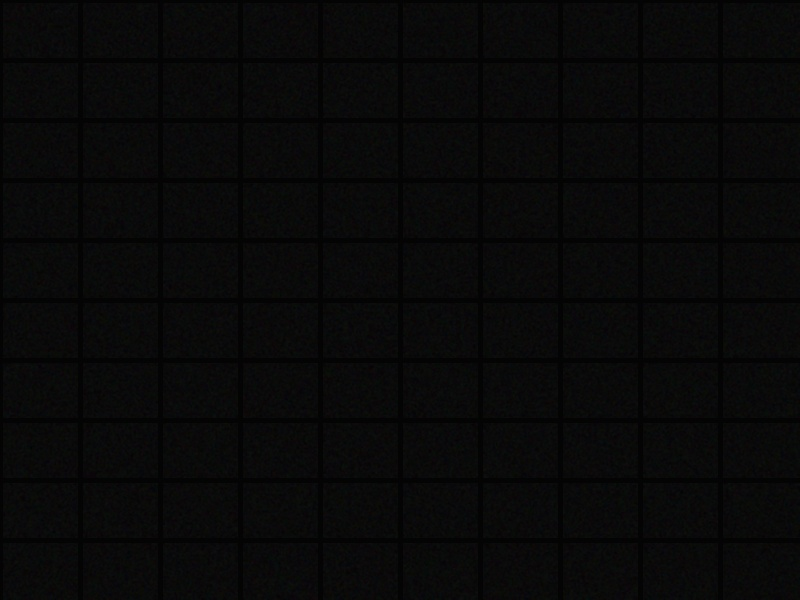
#> input picture ai/eval/sample/dark.jpg, 800 x 600 px
$ python -i quality.py   (imports and definitions only)   (older library calls are emulated)
#> lines starting #> are read from the running program, lines starting #| are printed output that depends on the picture
#> further down, picture is the input picture: shape (600, 800, 3); mean B, G, R 8.87, 8.93, 8.87
"""촬영 직후 사진 품질 확인 (AI 없이 OpenCV로).

흐림과 어두움은 규칙으로 빠르게 잡는다. 기준값은 테스트셋을 보고 조정한다.
'대상이 틀 밖', '시설이 안 보임'은 AI 판독 결과(framing_ok, facility_visible)로 판단한다.
"""
import cv2
import numpy as np

BLUR_THRESHOLD = 60.0   # 라플라시안 분산이 이보다 낮으면 흐림
DARK_THRESHOLD = 45.0   # 평균 밝기(0~255)가 이보다 낮으면 어두움
CHECK_WIDTH = 800       # 사진 크기에 따라 값이 달라지지 않도록 같은 폭으로 줄여서 잰다
MIN_SIDE = 32           # 짧은 변이 이보다 작으면 점검 사진으로 쓸 수 없다


def check(image_bytes: bytes) -> dict:
    arr = np.frombuffer(image_bytes, dtype=np.uint8)
    img = cv2.imdecode(arr, cv2.IMREAD_GRAYSCALE)
    if img is None:
        return {"ok": False, "problems": ["unreadable"], "metrics": {}}
    return check_array(img)


def check_array(img: np.ndarray) -> dict:
    """이미 읽은 사진(BGR 또는 흑백 배열)의 흐림·어두움 확인."""
    if img.ndim == 3:
        img = cv2.cvtColor(img, cv2.COLOR_BGR2GRAY)
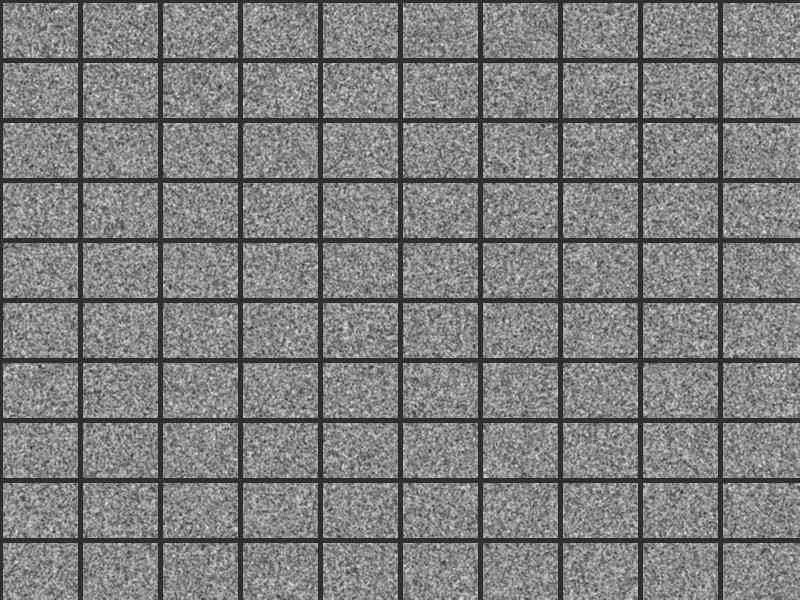
#> img: shape (600, 800); min 1, max 17, mean 8.9; drawn with min black and max white
    h, w = img.shape
#> h = 600; w = 800
    if min(h, w) < MIN_SIDE:  # 아주 좁고 긴 사진: 줄이면 높이가 0이 되어 오류가 나므로 판독 불가로 본다
        return {"ok": False, "problems": ["unreadable"], "metrics": {}}
    if w > CHECK_WIDTH:
        img = cv2.resize(img, (CHECK_WIDTH, max(1, int(h * CHECK_WIDTH / w))))

    sharpness = float(cv2.Laplacian(img, cv2.CV_64F).var())
#> sharpness = 12.76
    brightness = float(img.mean())
#> brightness = 8.9

    problems = []
    if brightness < DARK_THRESHOLD:
        problems.append("dark")
    elif sharpness < BLUR_THRESHOLD:  # 어두운 사진은 원래 분산이 낮으니 어두움을 먼저 알린다
        problems.append("blur")

    return {
        "ok": not problems,
        "problems": problems,
        "metrics": {"sharpness": round(sharpness, 1), "brightness": round(brightness, 1)},
    }

>>> import cv2
>>> picture = cv2.imread('eval/sample/dark.jpg')
>>> result = check_array(picture)
#> result = 3 items
